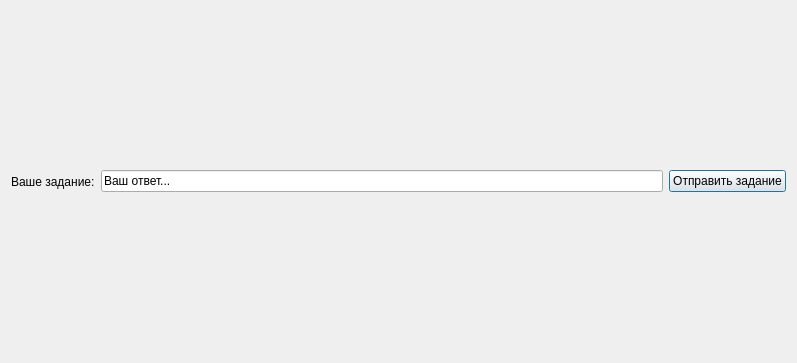
<?xml version="1.0" encoding="UTF-8"?>
<ui version="4.0">
 <class>SecondTask</class>
 <widget class="QDialog" name="SecondTask">
  <property name="geometry">
   <rect>
    <x>0</x>
    <y>0</y>
    <width>797</width>
    <height>363</height>
   </rect>
  </property>
  <property name="windowTitle">
   <string>Dialog</string>
  </property>
  <layout class="QHBoxLayout" name="horizontalLayout">
   <item>
    <layout class="QHBoxLayout" name="horizontalLayout_2">
     <item>
      <widget class="QLabel" name="label">
       <property name="text">
        <string>Ваше задание:</string>
       </property>
      </widget>
     </item>
     <item>
      <widget class="QLineEdit" name="lineEdit">
       <property name="text">
        <string>Ваш ответ...</string>
       </property>
      </widget>
     </item>
    </layout>
   </item>
   <item>
    <widget class="QPushButton" name="SendAns">
     <property name="text">
      <string>Отправить задание</string>
     </property>
    </widget>
   </item>
  </layout>
 </widget>
 <resources/>
 <connections/>
</ui>
